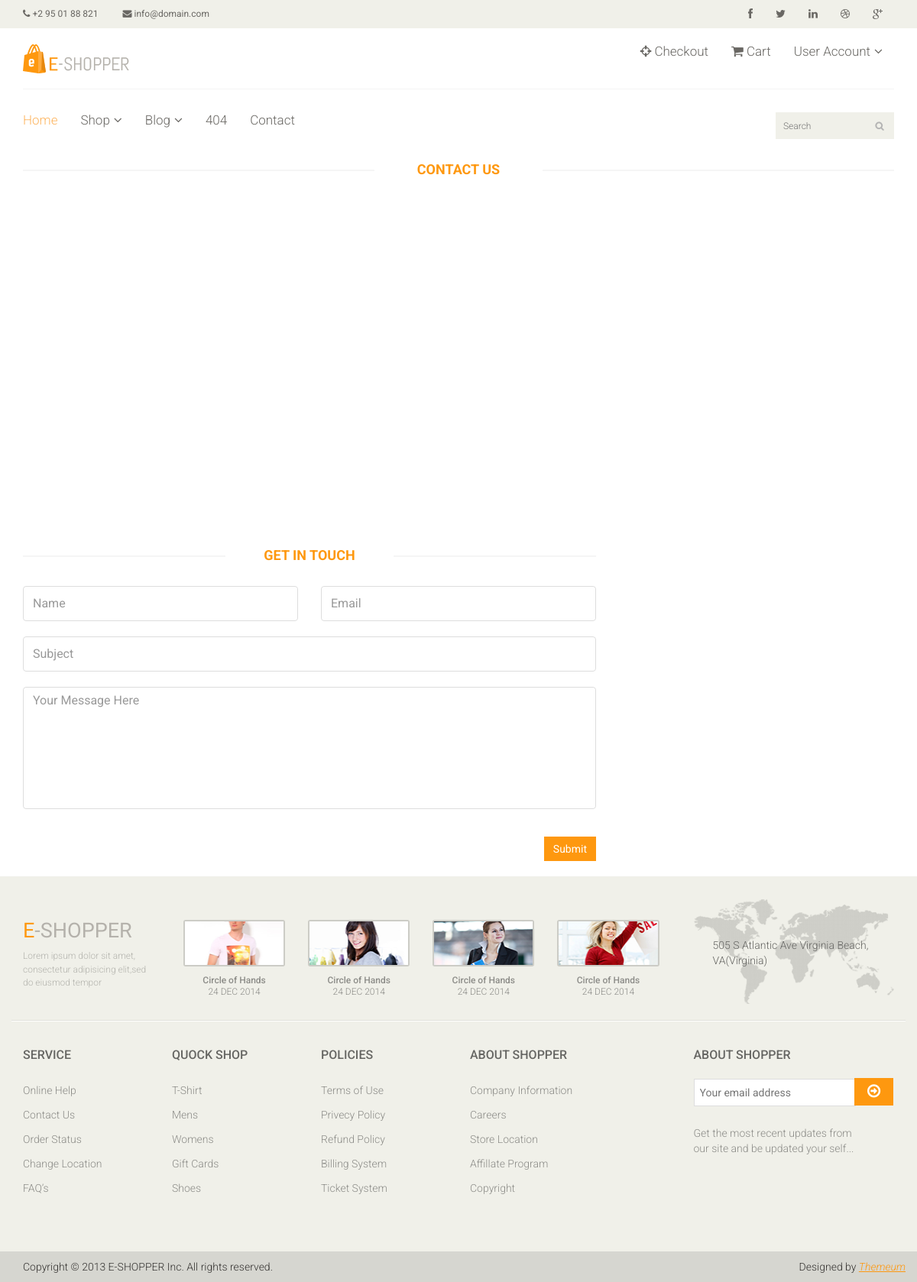
Before: /contact with the older database file.
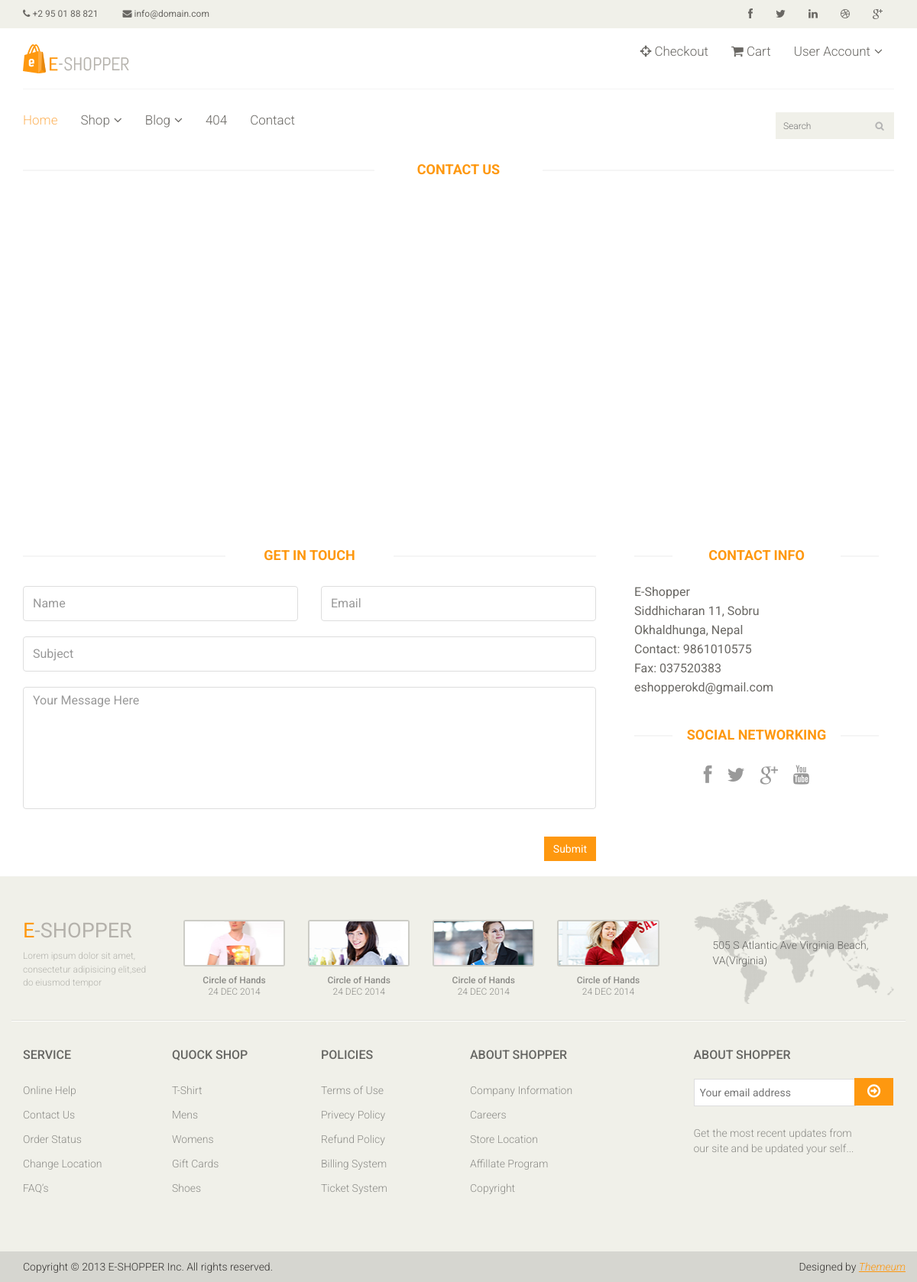
After: the same page with the newer database file.
### home/models.py (models this page shows, shortened)
class ContactInformation(models.Model):
    name = models.CharField(max_length= 300, blank= True)
    address = models.CharField(max_length= 300)
    tole = models.CharField(max_length= 300)
    contact_no = models.CharField(max_length= 300)
    fax_no = models.CharField(max_length= 300)
    email = models.CharField(max_length= 300)

### home/views.py (the view, shortened to what this page needs)
# urls.py: path('contact',contact, name = 'contact'),
def contact(request):
    view = {}
    view['info'] = ContactInformation.objects.all()
    return render(request,'contact-us.html',view)

### templates/contact-us.html (shortened to what this page needs)
{% extends 'base.html' %}
{% load static %}
{% block content %}
	 <div id="contact-page" class="container">
    	<div class="bg">
	    	<div class="row">
	    		<div class="col-sm-12">
					<h2 class="title text-center">Contact <strong>Us</strong></h2>
					<div id="gmap" class="contact-map">
					</div>
				</div>
			</div>
    		<div class="row">
	    		<div class="col-sm-8">
	    			<div class="contact-form">
	    				<h2 class="title text-center">Get In Touch</h2>
				    	<form class="contact-form row" name="contact-form" method="POST">
				            <div class="form-group col-md-6">
				                <input type="text" name="name" class="form-control" required="required" placeholder="Name">
				            </div>
				            <div class="form-group col-md-6">
				                <input type="email" name="email" class="form-control" required="required" placeholder="Email">
				            </div>
				            <div class="form-group col-md-12">
				                <input type="text" name="subject" class="form-control" required="required" placeholder="Subject">
				            </div>
				            <div class="form-group col-md-12">
				                <textarea name="message" id="message" required="required" class="form-control" rows="8" placeholder="Your Message Here"></textarea>
				            </div>
				            <div class="form-group col-md-12">
				                <input type="submit" name="submit" class="btn btn-primary pull-right" value="Submit">
				            </div>
				        </form>
	    			</div>
	    		</div>
				{% for contact in info %}
	    		<div class="col-sm-4">
	    			<div class="contact-info">
	    				<h2 class="title text-center">Contact Info</h2>
	    				<address>
	    					<p>{{contact.name}}</p>
							<p>{{contact.tole}}</p>
							<p>{{contact.address}}</p>
							<p>{{contact.contact_no}}</p>
							<p>{{contact.fax_no}}</p>
							<p>{{contact.email}}</p>
	    				</address>
	    				<div class="social-networks">
	    					<h2 class="title text-center">Social Networking</h2>
							<ul>
								<li>
									<a href="#"><i class="fa fa-facebook"></i></a>
								</li>
								<li>
									<a href="#"><i class="fa fa-twitter"></i></a>
								</li>
								<li>
									<a href="#"><i class="fa fa-google-plus"></i></a>
								</li>
								<li>
									<a href="#"><i class="fa fa-youtube"></i></a>
								</li>
							</ul>
	    				</div>
	    			</div>
    			</div>
				{% endfor %}
	    	</div>
    	</div>
    </div>
{% endblock %}

### templates/base.html (shortened to what this page needs)
<!DOCTYPE html>
{% load static %}
<html lang="en">
<head>
    <link href="{% static 'css/bootstrap.min.css' %}" rel="stylesheet">
    <link href="{% static 'css/font-awesome.min.css' %}" rel="stylesheet">
    <link href="{% static 'css/prettyPhoto.css' %}" rel="stylesheet">
    <link href="{% static 'css/price-range.css' %}" rel="stylesheet">
    <link href="{% static 'css/animate.css' %}" rel="stylesheet">
	<link href="{% static 'css/main.css' %}" rel="stylesheet">
	<link href="{% static 'css/responsive.css' %}" rel="stylesheet">
</head>
<body>
	<header id="header">
		<div class="header_top">
			<div class="container">
				<div class="row">
					<div class="col-sm-6">
						<div class="contactinfo">
							<ul class="nav nav-pills">
								<li><a href="#"><i class="fa fa-phone"></i> +2 95 01 88 821</a></li>
								<li><a href="#"><i class="fa fa-envelope"></i> info@domain.com</a></li>
							</ul>
						</div>
					</div>
					<div class="col-sm-6">
						<div class="social-icons pull-right">
							<ul class="nav navbar-nav">
								<li><a href="#"><i class="fa fa-facebook"></i></a></li>
								<li><a href="#"><i class="fa fa-twitter"></i></a></li>
								<li><a href="#"><i class="fa fa-linkedin"></i></a></li>
								<li><a href="#"><i class="fa fa-dribbble"></i></a></li>
								<li><a href="#"><i class="fa fa-google-plus"></i></a></li>
							</ul>
						</div>
					</div>
				</div>
			</div>
		</div>
		<div class="header-middle">
			<div class="container">
				<div class="row">
					<div class="col-sm-4">
						<div class="logo pull-left">
							<a href="/"><img src="{% static 'images/home/logo.png' %}" alt="" /></a>
						</div>
					</div>
					<div class="col-sm-8">
						<div class="mainmenu pull-right">
							<ul class="nav navbar-nav">
								<li><a href="checkout"><i class="fa fa-crosshairs"></i> Checkout</a></li>
								<li><a href="mycart"><i class="fa fa-shopping-cart"></i> Cart</a></li>
								{% if user.is_authenticated %}
								<li class="dropdown"><a href="#">{{user.username}}<i class="fa fa-angle-down"></i></a>
                                    <ul role="menu" class="sub-menu">
                                        <li><a href="/accounts/logout">Logout</a></li>
                                    </ul>
                                </li>
								{% else %}
								<li class="dropdown"><a href="#">User Account<i class="fa fa-angle-down"></i></a>
                                </li>
								{% endif %}
							</ul>
						</div>
					</div>
				</div>
			</div>
		</div>
		<div class="header-bottom">
			<div class="container">
				<div class="row">
					<div class="col-sm-9">
						<div class="mainmenu pull-left">
							<ul class="nav navbar-nav collapse navbar-collapse">
								<li><a href="/" class="active">Home</a></li>
								<li class="dropdown"><a href="#">Shop<i class="fa fa-angle-down"></i></a>
                                </li>
								<li class="dropdown"><a href="#">Blog<i class="fa fa-angle-down"></i></a>
                                </li>
								<li><a href="404">404</a></li>
								<li><a href="contact">Contact</a></li>
							</ul>
						</div>
					</div>
					<div class="col-sm-3">
						<div class="search_box pull-right">
							<input type="text" placeholder="Search"/>
						</div>
					</div>
				</div>
			</div>
		</div>
	</header>
{% block content %}
{% endblock %}
	<footer id="footer">
		<div class="footer-top">
			<div class="container">
				<div class="row">
					<div class="col-sm-2">
						<div class="companyinfo">
							<h2><span>e</span>-shopper</h2>
							<p>Lorem ipsum dolor sit amet, consectetur adipisicing elit,sed do eiusmod tempor</p>
						</div>
					</div>
					<div class="col-sm-7">
						<div class="col-sm-3">
							<div class="video-gallery text-center">
								<a href="#">
									<div class="iframe-img">
										<img src="{% static 'images/home/iframe1.png' %}" alt="" />
									</div>
								</a>
								<p>Circle of Hands</p>
								<h2>24 DEC 2014</h2>
							</div>
						</div>
						<div class="col-sm-3">
							<div class="video-gallery text-center">
								<a href="#">
									<div class="iframe-img">
										<img src="{% static 'images/home/iframe2.png' %}" alt="" />
									</div>
								</a>
								<p>Circle of Hands</p>
								<h2>24 DEC 2014</h2>
							</div>
						</div>
						<div class="col-sm-3">
							<div class="video-gallery text-center">
								<a href="#">
									<div class="iframe-img">
										<img src="{% static 'images/home/iframe3.png' %}" alt="" />
									</div>
								</a>
								<p>Circle of Hands</p>
								<h2>24 DEC 2014</h2>
							</div>
						</div>
						<div class="col-sm-3">
							<div class="video-gallery text-center">
								<a href="#">
									<div class="iframe-img">
										<img src="{% static 'images/home/iframe4.png' %}" alt="" />
									</div>
								</a>
								<p>Circle of Hands</p>
								<h2>24 DEC 2014</h2>
							</div>
						</div>
					</div>
					<div class="col-sm-3">
						<div class="address">
							<img src="{% static 'images/home/map.png' %}" alt="" />
							<p>505 S Atlantic Ave Virginia Beach, VA(Virginia)</p>
						</div>
					</div>
				</div>
			</div>
		</div>
		<div class="footer-widget">
			<div class="container">
				<div class="row">
					<div class="col-sm-2">
						<div class="single-widget">
							<h2>Service</h2>
							<ul class="nav nav-pills nav-stacked">
								<li><a href="#">Online Help</a></li>
								<li><a href="#">Contact Us</a></li>
								<li><a href="#">Order Status</a></li>
								<li><a href="#">Change Location</a></li>
								<li><a href="#">FAQ’s</a></li>
							</ul>
						</div>
					</div>
					<div class="col-sm-2">
						<div class="single-widget">
							<h2>Quock Shop</h2>
							<ul class="nav nav-pills nav-stacked">
								<li><a href="#">T-Shirt</a></li>
								<li><a href="#">Mens</a></li>
								<li><a href="#">Womens</a></li>
								<li><a href="#">Gift Cards</a></li>
								<li><a href="#">Shoes</a></li>
							</ul>
						</div>
					</div>
					<div class="col-sm-2">
						<div class="single-widget">
							<h2>Policies</h2>
							<ul class="nav nav-pills nav-stacked">
								<li><a href="#">Terms of Use</a></li>
								<li><a href="#">Privecy Policy</a></li>
								<li><a href="#">Refund Policy</a></li>
								<li><a href="#">Billing System</a></li>
								<li><a href="#">Ticket System</a></li>
							</ul>
						</div>
					</div>
					<div class="col-sm-2">
						<div class="single-widget">
							<h2>About Shopper</h2>
							<ul class="nav nav-pills nav-stacked">
								<li><a href="#">Company Information</a></li>
								<li><a href="#">Careers</a></li>
								<li><a href="#">Store Location</a></li>
								<li><a href="#">Affillate Program</a></li>
								<li><a href="#">Copyright</a></li>
							</ul>
						</div>
					</div>
					<div class="col-sm-3 col-sm-offset-1">
						<div class="single-widget">
							<h2>About Shopper</h2>
							<form action="#" class="searchform">
								<input type="text" placeholder="Your email address" />
								<button type="submit" class="btn btn-default"><i class="fa fa-arrow-circle-o-right"></i></button>
								<p>Get the most recent updates from <br />our site and be updated your self...</p>
							</form>
						</div>
					</div>
				</div>
			</div>
		</div>
		<div class="footer-bottom">
			<div class="container">
				<div class="row">
					<p class="pull-left">Copyright © 2013 E-SHOPPER Inc. All rights reserved.</p>
					<p class="pull-right">Designed by <span><a target="_blank" href="http://www.themeum.com">Themeum</a></span></p>
				</div>
			</div>
		</div>
	</footer>
</body>
</html>

Changed rows visible on the page:
added ContactInformation: name "E-Shopper", tole "Siddhicharan 11, Sobru", address "Okhaldhunga, Nepal", contact_no "Contact: 9861010575", fax_no "Fax: 037520383", email "eshopperokd@gmail.com"
